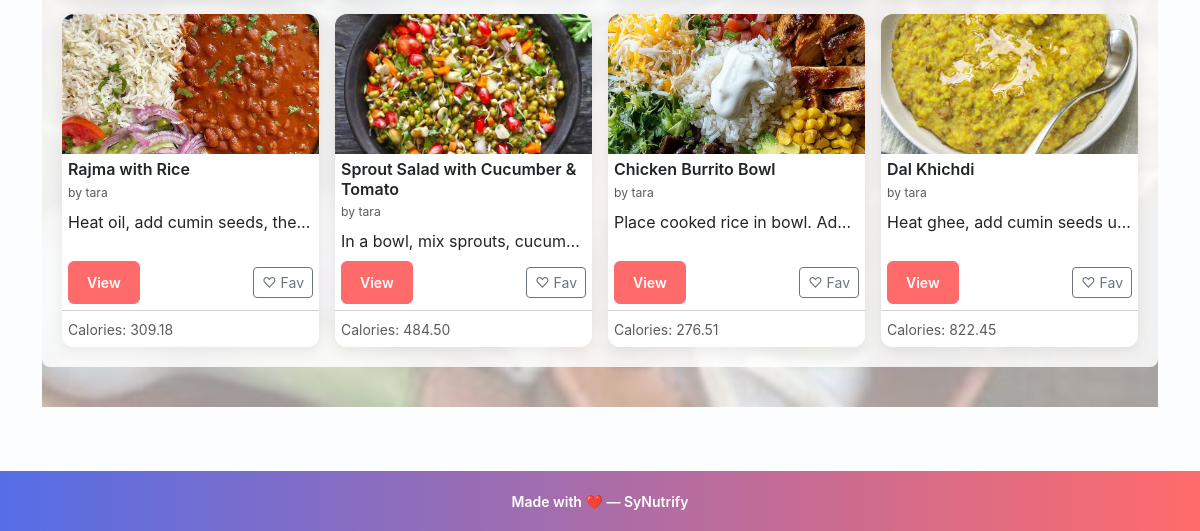
Before: /recipes (signed in, lower part) with the older database file.
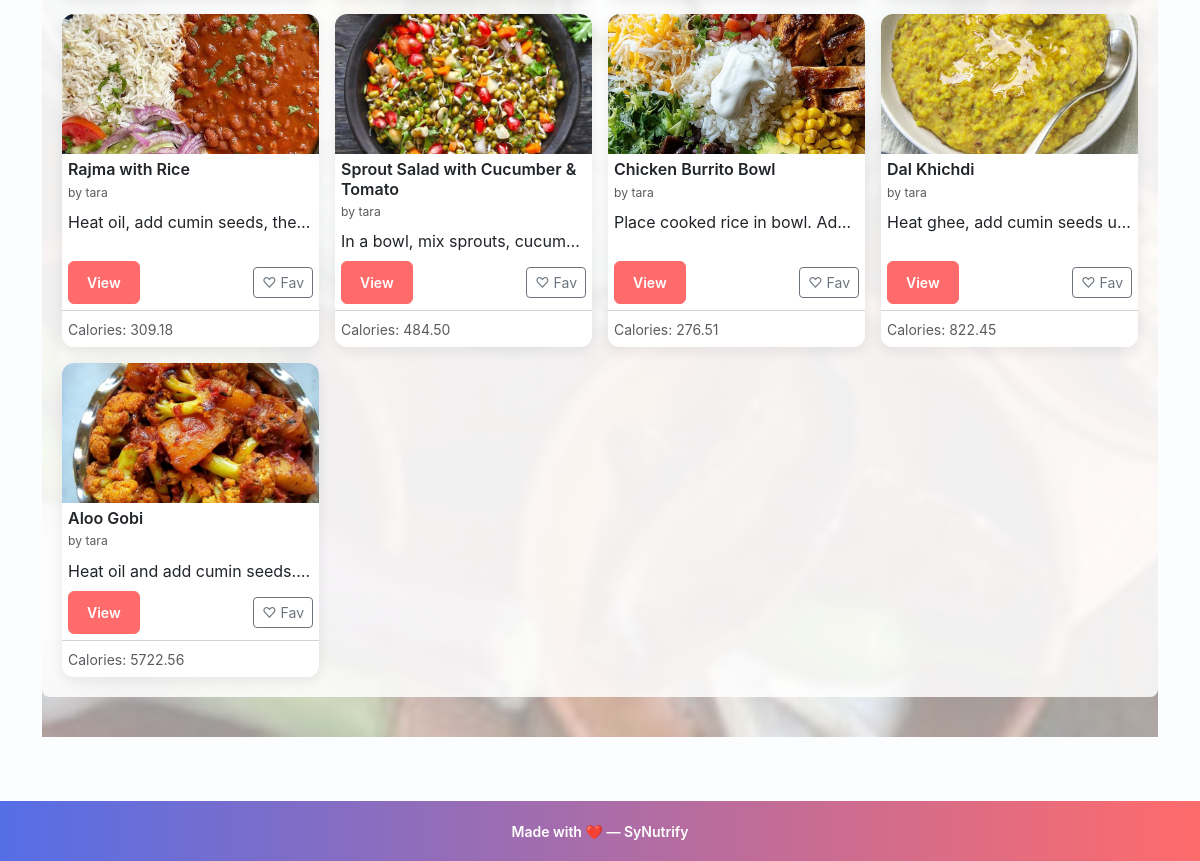
After: the same page with the newer database file.
### app.py (models this page shows, shortened)
class Recipe(db.Model):
    id = db.Column(db.Integer, primary_key=True)
    title = db.Column(db.String(150), nullable=False)
    image_url = db.Column(db.String(300))        # New: for recipe image
    ingredients = db.Column(db.Text, nullable=False)
    calories = db.Column(db.Float)
    proteins = db.Column(db.Float)
    fats = db.Column(db.Float)
    carbs = db.Column(db.Float)
    fibers = db.Column(db.Float)
    instructions = db.Column(db.Text, nullable=False)
    youtube_url = db.Column(db.String(300))
    user_id = db.Column(db.Integer, db.ForeignKey("user.id"), nullable=False)
    ratings = db.relationship("Rating", backref="recipe", lazy=True ,cascade="all, delete-orphan")
    comments = db.relationship("Comment", backref="recipe", lazy=True , cascade="all, delete-orphan")

class User(db.Model, UserMixin):
    id = db.Column(db.Integer, primary_key=True)
    username = db.Column(db.String(150), unique=True, nullable=False)
    password_hash = db.Column(db.String(128), nullable=False)
    recipes = db.relationship("Recipe", backref="user", lazy=True)
    ratings = db.relationship("Rating", backref="user", lazy=True)
    comments = db.relationship("Comment", backref="user", lazy=True)

### app.py (the view)
@app.route("/recipes")
@login_required
def recipes():
    all_recipes = Recipe.query.all()
    rating_form = RatingForm()
    comment_form = CommentForm()
    return render_template("recipes.html", recipes=all_recipes, rating_form=rating_form, comment_form=comment_form)

### app.py (called while the page is built)
@app.context_processor
def inject_csrf_token():
    return dict(csrf_token=generate_csrf)

@login_manager.user_loader
def load_user(user_id):
    return User.query.get(int(user_id))

### templates/recipes.html (shortened to what this page needs)
{% extends "base.html" %}
{% block content %}
  <div class="hero hero--recipes">
    <div class="container overlay">
      <div class="row row-cols-1 row-cols-sm-2 row-cols-md-3 row-cols-lg-4 g-3">
        {% for recipe in recipes %}
          <div class="col d-flex">
            <div class="card card-recipe h-100 w-100">
              {% if recipe.image_url %}
                <div style="height:140px; overflow:hidden; display:flex; align-items:center; justify-content:center;">
                  <img src="{{ recipe.image_url }}" class="img-fluid" alt="{{ recipe.title }}">
                </div>
              {% else %}
                <div class="bg-light d-flex align-items-center justify-content-center" style="height:140px;">No image</div>
              {% endif %}
              <div class="card-body d-flex flex-column">
                <h5 class="card-title mb-1">{{ recipe.title }}</h5>
                <p class="text-muted small mb-2">by {{ recipe.user.username if recipe.user else 'Unknown' }}</p>
                <p class="card-text text-truncate mb-2">{{ recipe.description or recipe.instructions[:120] }}</p>
                <div class="mt-auto d-flex justify-content-between align-items-center">
                  <a href="{{ url_for('recipe_detail', recipe_id=recipe.id) }}" class="btn btn-sm btn-primary">View</a>
                  {% if current_user.is_authenticated %}
                    <form action="{{ url_for('favorite_recipe', recipe_id=recipe.id) }}" method="post" class="d-inline">
                      {% if recipe.favorited_by|selectattr('user_id','equalto', current_user.id)|list %}
                        <button type="submit" class="btn btn-sm btn-outline-danger">♥ Unfav</button>
                      {% else %}
                        <button type="submit" class="btn btn-sm btn-outline-secondary">♡ Fav</button>
                      {% endif %}
                    </form>
                  {% endif %}
                </div>
              </div>
              <div class="card-footer bg-white">
                <small class="text-muted">Calories: {{ '%.2f'|format(recipe.calories or 0) }}</small>
              </div>
            </div>
          </div>
        {% endfor %}
      </div>
    </div>
  </div>
{% endblock %}

### templates/base.html (shortened to what this page needs)
<!doctype html>
<html lang="en">
  <head>
    <link href="https://cdn.jsdelivr.net/npm/bootstrap@5.3.0/dist/css/bootstrap.min.css" rel="stylesheet">
    <link rel="stylesheet" href="{{ url_for('static', filename='css/style.css') }}">
  </head>
  <body>
    <div class="container py-4">
      {% block content %}{% endblock %}
    </div>
    <footer class="footer">
      <div class="container">
  <small>Made with ❤️ — SyNutrify</small>
      </div>
    </footer>
  </body>
</html>

### static/css/style.css (style rules this page uses)
body { background-color: #f7f8fb; color: #333; }
.card-recipe { max-width: 220px; border-radius: 8px; }
.card-recipe img { height: 130px; object-fit: cover; }
.card { border-radius:10px; }
.card-recipe .card-body { padding: 6px; }
.card-recipe .card-footer { padding: 6px; }
.card-recipe .text-muted.small { font-size:0.76rem; }
.footer { margin-top:40px; padding:20px 0; text-align:center; color:#777; }
.img-fluid { max-width:100%; height:auto; }
.hero { background-repeat:no-repeat; background-size:cover; background-position:center; padding:30px 0; }
.hero--recipes { background-image: url('/images/allrbg.jpg'); }
.hero .overlay { background: rgba(255,255,255,0.85); padding:20px; border-radius:8px; }
:root { --primary:#ff6b6b; --accent:#556ee6; --muted:#6c757d; --card-bg:#ffffff; --page-bg:#fcfdff; }
body { background-color: var(--page-bg); color: #222; font-family: Inter, system-ui, -apple-system, 'Segoe UI', Roboto, 'Helvetica Neue', Arial; }
.card-recipe { background: linear-gradient(180deg, #fff 0%, #fff 60%, #fff); box-shadow: 0 6px 18px rgba(85,110,230,0.06); }
.btn-primary { background: var(--primary); border-color: var(--primary); }
.footer { margin-top:40px; padding:18px 0; text-align:center; color:#fff; background: linear-gradient(90deg,var(--accent), var(--primary)); }
.footer small { font-weight:600; }
.hero { position: relative; padding: 40px 0; }
.hero .overlay { position: relative; z-index: 2; }
.hero::after { content: ''; position: absolute; inset: 0; background: linear-gradient(180deg, rgba(255,255,255,0.6), rgba(255,255,255,0.6)); z-index:1; }
.hero--recipes { background-image: url('/images/bg2.jpg'); }
.card-recipe { max-width: 260px; margin: 0 auto; border: none; box-shadow: 0 2px 8px rgba(0,0,0,0.08); }
.card-recipe .card-title { font-size: 1rem; font-weight:600; }
.card-recipe img { width:100%; height:auto; }
.card-recipe { border-radius: 12px; overflow: hidden; box-shadow: 0 4px 14px rgba(0,0,0,0.08); transition: transform 0.2s ease; background: var(--card-bg); height: 100%; display: flex; flex-direction: column; }
.card-recipe .card-body { flex-grow: 1; display: flex; flex-direction: column; justify-content: center; }
.btn-primary, .btn-success { border-radius: 6px; padding: 10px 18px; font-weight: 600; }

Changed rows visible on the page:
added Recipe: image_url (picture), title "Aloo Gobi", user "tara", instructions "Heat oil and add cumin seeds.…", calories "5722.56"
